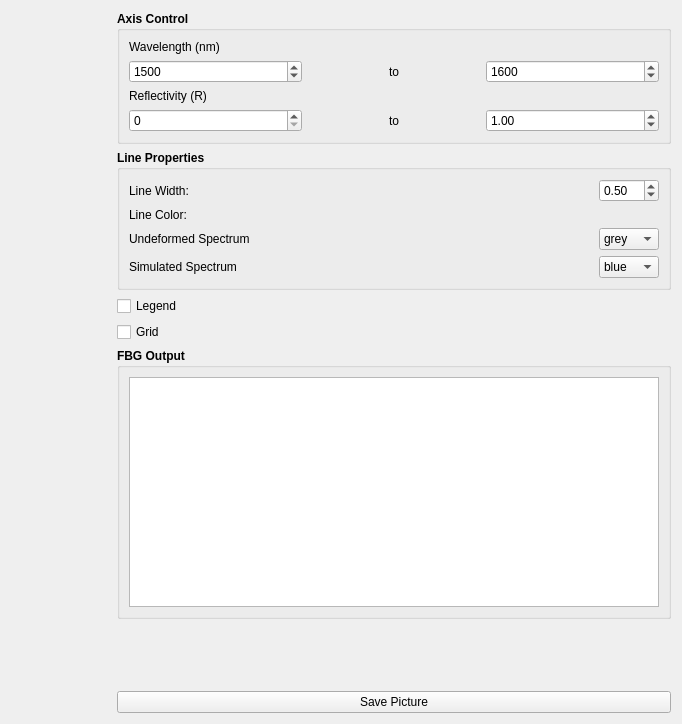
<?xml version="1.0" encoding="UTF-8"?>
<ui version="4.0">
 <class>Form</class>
 <widget class="QWidget" name="Form">
  <property name="geometry">
   <rect>
    <x>0</x>
    <y>0</y>
    <width>682</width>
    <height>724</height>
   </rect>
  </property>
  <property name="windowTitle">
   <string>Plot FBG Spectrum</string>
  </property>
  <property name="windowIcon">
   <iconset>
    <normaloff>DESIGN_Resource/plot.png</normaloff>DESIGN_Resource/plot.png</iconset>
  </property>
  <layout class="QGridLayout" name="gridLayout_2">
   <item row="0" column="0">
    <layout class="QGridLayout" name="gridLayout_OSA_Plot">
     <item row="0" column="0">
      <spacer name="horizontalSpacer">
       <property name="orientation">
        <enum>Qt::Horizontal</enum>
       </property>
       <property name="sizeType">
        <enum>QSizePolicy::Fixed</enum>
       </property>
       <property name="sizeHint" stdset="0">
        <size>
         <width>100</width>
         <height>20</height>
        </size>
       </property>
      </spacer>
     </item>
    </layout>
   </item>
   <item row="0" column="1">
    <layout class="QGridLayout" name="gridLayoutControl_OSA">
     <item row="0" column="0">
      <layout class="QFormLayout" name="formLayout">
       <property name="fieldGrowthPolicy">
        <enum>QFormLayout::AllNonFixedFieldsGrow</enum>
       </property>
       <item row="3" column="1">
        <widget class="QGroupBox" name="groupBox">
         <property name="font">
          <font>
           <weight>75</weight>
           <bold>true</bold>
          </font>
         </property>
         <property name="title">
          <string>Axis Control</string>
         </property>
         <layout class="QGridLayout" name="gridLayout_3">
          <item row="1" column="0">
           <widget class="QSpinBox" name="spinBox_XlimMin">
            <property name="font">
             <font>
              <weight>50</weight>
              <bold>false</bold>
             </font>
            </property>
            <property name="minimum">
             <number>0</number>
            </property>
            <property name="maximum">
             <number>5000</number>
            </property>
            <property name="singleStep">
             <number>10</number>
            </property>
            <property name="value">
             <number>1500</number>
            </property>
           </widget>
          </item>
          <item row="1" column="2">
           <widget class="QDoubleSpinBox" name="doubleSpinBox_XlimMax">
            <property name="font">
             <font>
              <weight>50</weight>
              <bold>false</bold>
             </font>
            </property>
            <property name="decimals">
             <number>0</number>
            </property>
            <property name="minimum">
             <double>0.000000000000000</double>
            </property>
            <property name="maximum">
             <double>5000.000000000000000</double>
            </property>
            <property name="singleStep">
             <double>10.000000000000000</double>
            </property>
            <property name="value">
             <double>1600.000000000000000</double>
            </property>
           </widget>
          </item>
          <item row="1" column="1">
           <widget class="QLabel" name="label_3">
            <property name="font">
             <font>
              <weight>50</weight>
              <bold>false</bold>
             </font>
            </property>
            <property name="text">
             <string>to</string>
            </property>
            <property name="alignment">
             <set>Qt::AlignCenter</set>
            </property>
           </widget>
          </item>
          <item row="3" column="1">
           <widget class="QLabel" name="label">
            <property name="font">
             <font>
              <weight>50</weight>
              <bold>false</bold>
             </font>
            </property>
            <property name="text">
             <string>to</string>
            </property>
            <property name="alignment">
             <set>Qt::AlignCenter</set>
            </property>
           </widget>
          </item>
          <item row="3" column="2">
           <widget class="QDoubleSpinBox" name="doubleSpinBox_YlimMax">
            <property name="font">
             <font>
              <weight>50</weight>
              <bold>false</bold>
             </font>
            </property>
            <property name="decimals">
             <number>2</number>
            </property>
            <property name="minimum">
             <double>0.000000000000000</double>
            </property>
            <property name="maximum">
             <double>2.000000000000000</double>
            </property>
            <property name="singleStep">
             <double>0.100000000000000</double>
            </property>
            <property name="value">
             <double>1.000000000000000</double>
            </property>
           </widget>
          </item>
          <item row="3" column="0">
           <widget class="QSpinBox" name="spinBox_YlimMin">
            <property name="font">
             <font>
              <weight>50</weight>
              <bold>false</bold>
             </font>
            </property>
            <property name="minimum">
             <number>0</number>
            </property>
            <property name="maximum">
             <number>2</number>
            </property>
            <property name="singleStep">
             <number>1</number>
            </property>
            <property name="value">
             <number>0</number>
            </property>
           </widget>
          </item>
          <item row="2" column="0" colspan="3">
           <widget class="QLabel" name="label_4">
            <property name="font">
             <font>
              <weight>50</weight>
              <bold>false</bold>
             </font>
            </property>
            <property name="text">
             <string>Reflectivity (R)</string>
            </property>
           </widget>
          </item>
          <item row="0" column="0" colspan="3">
           <layout class="QGridLayout" name="gridLayout">
            <item row="0" column="0">
             <widget class="QLabel" name="label_2">
              <property name="font">
               <font>
                <weight>50</weight>
                <bold>false</bold>
               </font>
              </property>
              <property name="text">
               <string>Wavelength (nm)</string>
              </property>
             </widget>
            </item>
           </layout>
          </item>
         </layout>
        </widget>
       </item>
       <item row="4" column="1">
        <widget class="QGroupBox" name="groupBox_2">
         <property name="font">
          <font>
           <weight>75</weight>
           <bold>true</bold>
          </font>
         </property>
         <property name="title">
          <string>Line Properties</string>
         </property>
         <layout class="QGridLayout" name="gridLayout_5">
          <item row="0" column="0">
           <layout class="QGridLayout" name="gridLayout_4">
            <item row="3" column="0" rowspan="2">
             <widget class="QLabel" name="label_8">
              <property name="font">
               <font>
                <weight>50</weight>
                <bold>false</bold>
               </font>
              </property>
              <property name="text">
               <string>Simulated Spectrum</string>
              </property>
             </widget>
            </item>
            <item row="1" column="0" colspan="2">
             <widget class="QLabel" name="label_6">
              <property name="font">
               <font>
                <weight>50</weight>
                <bold>false</bold>
               </font>
              </property>
              <property name="text">
               <string>Line Color:</string>
              </property>
             </widget>
            </item>
            <item row="2" column="1">
             <widget class="QComboBox" name="comboBox_LineColorUndeformed">
              <property name="font">
               <font>
                <weight>50</weight>
                <bold>false</bold>
               </font>
              </property>
              <item>
               <property name="text">
                <string>grey</string>
               </property>
              </item>
              <item>
               <property name="text">
                <string>blue</string>
               </property>
              </item>
              <item>
               <property name="text">
                <string>red</string>
               </property>
              </item>
              <item>
               <property name="text">
                <string>black</string>
               </property>
              </item>
             </widget>
            </item>
            <item row="2" column="0">
             <widget class="QLabel" name="label_7">
              <property name="sizePolicy">
               <sizepolicy hsizetype="Expanding" vsizetype="Preferred">
                <horstretch>0</horstretch>
                <verstretch>0</verstretch>
               </sizepolicy>
              </property>
              <property name="font">
               <font>
                <weight>50</weight>
                <bold>false</bold>
               </font>
              </property>
              <property name="text">
               <string>Undeformed Spectrum </string>
              </property>
             </widget>
            </item>
            <item row="3" column="1" rowspan="2">
             <widget class="QComboBox" name="comboBox_LineColorSimulated">
              <property name="font">
               <font>
                <weight>50</weight>
                <bold>false</bold>
               </font>
              </property>
              <item>
               <property name="text">
                <string>blue</string>
               </property>
              </item>
              <item>
               <property name="text">
                <string>red</string>
               </property>
              </item>
              <item>
               <property name="text">
                <string>black</string>
               </property>
              </item>
              <item>
               <property name="text">
                <string>grey</string>
               </property>
              </item>
             </widget>
            </item>
            <item row="0" column="0">
             <widget class="QLabel" name="label_5">
              <property name="font">
               <font>
                <weight>50</weight>
                <bold>false</bold>
               </font>
              </property>
              <property name="text">
               <string>Line Width:</string>
              </property>
             </widget>
            </item>
            <item row="0" column="1">
             <widget class="QDoubleSpinBox" name="doubleSpinBox_LineWidth">
              <property name="font">
               <font>
                <weight>50</weight>
                <bold>false</bold>
               </font>
              </property>
              <property name="decimals">
               <number>2</number>
              </property>
              <property name="minimum">
               <double>0.100000000000000</double>
              </property>
              <property name="maximum">
               <double>10.000000000000000</double>
              </property>
              <property name="singleStep">
               <double>0.100000000000000</double>
              </property>
              <property name="value">
               <double>0.500000000000000</double>
              </property>
             </widget>
            </item>
           </layout>
          </item>
         </layout>
        </widget>
       </item>
       <item row="5" column="1">
        <widget class="QCheckBox" name="checkBox_legend">
         <property name="text">
          <string>Legend</string>
         </property>
         <property name="checked">
          <bool>false</bool>
         </property>
        </widget>
       </item>
       <item row="8" column="1">
        <spacer name="verticalSpacer">
         <property name="orientation">
          <enum>Qt::Vertical</enum>
         </property>
         <property name="sizeType">
          <enum>QSizePolicy::Fixed</enum>
         </property>
         <property name="sizeHint" stdset="0">
          <size>
           <width>20</width>
           <height>60</height>
          </size>
         </property>
        </spacer>
       </item>
       <item row="9" column="1">
        <widget class="QPushButton" name="pushButton_SavePicture">
         <property name="text">
          <string>Save Picture</string>
         </property>
        </widget>
       </item>
       <item row="6" column="1">
        <widget class="QCheckBox" name="checkBox_Grid">
         <property name="text">
          <string>Grid</string>
         </property>
        </widget>
       </item>
       <item row="7" column="1">
        <widget class="QGroupBox" name="groupBox_3">
         <property name="font">
          <font>
           <weight>75</weight>
           <bold>true</bold>
          </font>
         </property>
         <property name="title">
          <string>FBG Output </string>
         </property>
         <layout class="QGridLayout" name="gridLayout_6">
          <item row="0" column="0">
           <widget class="QTextEdit" name="textEdit_FBGoutput">
            <property name="minimumSize">
             <size>
              <width>170</width>
              <height>0</height>
             </size>
            </property>
            <property name="font">
             <font>
              <weight>50</weight>
              <bold>false</bold>
             </font>
            </property>
            <property name="html">
             <string>&lt;!DOCTYPE HTML PUBLIC &quot;-//W3C//DTD HTML 4.0//EN&quot; &quot;http://www.w3.org/TR/REC-html40/strict.dtd&quot;&gt;
&lt;html&gt;&lt;head&gt;&lt;meta name=&quot;qrichtext&quot; content=&quot;1&quot; /&gt;&lt;style type=&quot;text/css&quot;&gt;
p, li { white-space: pre-wrap; }
&lt;/style&gt;&lt;/head&gt;&lt;body style=&quot; font-family:'MS Shell Dlg 2'; font-size:7.8pt; font-weight:400; font-style:normal;&quot;&gt;
&lt;p style=&quot;-qt-paragraph-type:empty; margin-top:0px; margin-bottom:0px; margin-left:0px; margin-right:0px; -qt-block-indent:0; text-indent:0px; font-size:8pt;&quot;&gt;&lt;br /&gt;&lt;/p&gt;&lt;/body&gt;&lt;/html&gt;</string>
            </property>
            <property name="textInteractionFlags">
             <set>Qt::TextSelectableByKeyboard|Qt::TextSelectableByMouse</set>
            </property>
           </widget>
          </item>
         </layout>
        </widget>
       </item>
      </layout>
     </item>
    </layout>
   </item>
  </layout>
  <action name="actionSavePicture">
   <property name="text">
    <string>SavePicture</string>
   </property>
  </action>
 </widget>
 <resources/>
 <connections>
  <connection>
   <sender>pushButton_SavePicture</sender>
   <signal>clicked()</signal>
   <receiver>actionSavePicture</receiver>
   <slot>trigger()</slot>
   <hints>
    <hint type="sourcelabel">
     <x>355</x>
     <y>540</y>
    </hint>
    <hint type="destinationlabel">
     <x>-1</x>
     <y>-1</y>
    </hint>
   </hints>
  </connection>
 </connections>
</ui>
